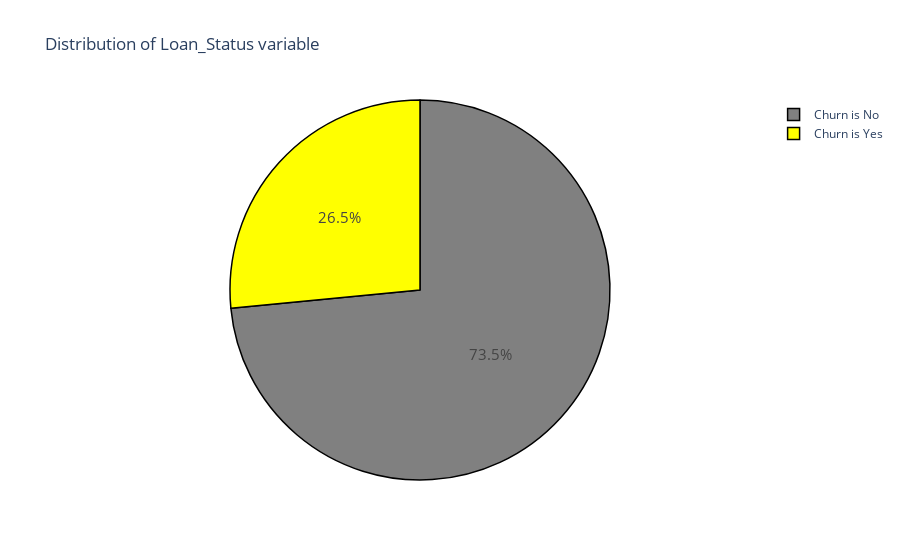

Notebook source saved alongside this figure:
### Code cell
import plotly.graph_objs as go
import plotly.offline as py
less_50 = df[(df['Churn'] != 0)]
more_50 = df[(df['Churn'] == 0)]

trace = go.Pie(labels = ['Churn is No', 'Churn is Yes'], values = df['Churn'].value_counts(), 
               textfont=dict(size=15),
               marker=dict(colors=['gray','yellow'], 
               line=dict(color='black', width=1.5)))
layout = dict(title =  'Distribution of Loan_Status variable')          
fig = dict(data = [trace], layout=layout)
py.iplot(fig)

### Figure 1 — Plotly figure (JSON) as saved in the notebook; plotly's stock layout.template omitted (floating-point values rounded to 4 significant figures)
{"data": [{"labels": ["Churn is No", "Churn is Yes"], "marker": {"colors": ["gray", "yellow"], "line": {"color": "black", "width": 1.5}}, "textfont": {"size": 15}, "type": "pie", "values": [5174, 1869]}], "layout": {"title": {"text": "Distribution of Loan_Status variable"}}}
